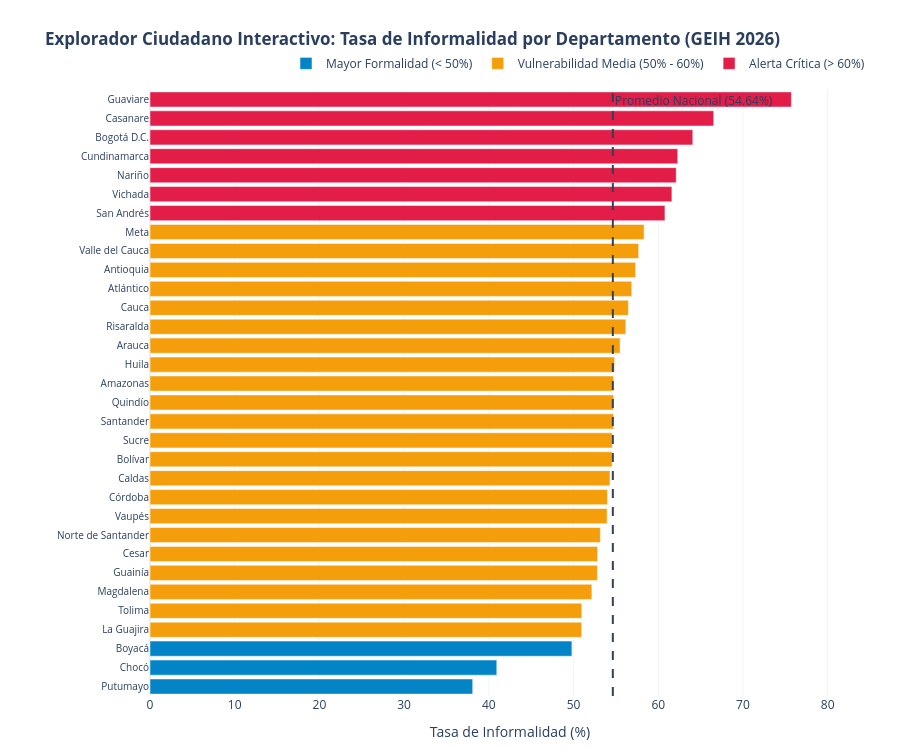

This figure's notebook cell:
### Markdown cell above
## 5. Visualización Interactiva con Plotly: Explorador Ciudadano Departamental

Para que la ciudadanía pueda consultar su propio territorio, construimos un componente interactivo que clasifica los departamentos según su nivel de vulnerabilidad:
- **Alerta Crítica (> 60%):** Zonas con emergencia social y laboral.
- **Vulnerabilidad Media (50% - 60%):** En el rango promedio del país.
- **Mayor Formalidad (< 50%):** Departamentos con mayor densidad de empresas constituidas.

### Code cell
# COMPONENTE INTERACTIVO PLOTLY: EXPLORADOR DE INFORMALIDAD POR DEPARTAMENTO

df_dep_clean = df_dep[df_dep["Nombre_Departamento"] != "Desconocido"].copy()
df_dep_clean = df_dep_clean.sort_values(by="Tasa_Informalidad", ascending=True)

def clasificar_alerta(tasa):
    if tasa >= 60.0:
        return "Alerta Crítica (> 60%)"
    elif tasa >= 50.0:
        return "Vulnerabilidad Media (50% - 60%)"
    else:
        return "Mayor Formalidad (< 50%)"

df_dep_clean["Nivel_Alerta"] = df_dep_clean["Tasa_Informalidad"].apply(clasificar_alerta)

color_discrete_map = {
    "Alerta Crítica (> 60%)": "#E11D48",
    "Vulnerabilidad Media (50% - 60%)": "#F59E0B",
    "Mayor Formalidad (< 50%)": "#0284C7"
}

fig_plotly = px.bar(
    df_dep_clean,
    x="Tasa_Informalidad",
    y="Nombre_Departamento",
    orientation="h",
    color="Nivel_Alerta",
    color_discrete_map=color_discrete_map,
    custom_data=["FEX_Ocupado", "FEX_Informal", "Nivel_Alerta"],
    labels={
        "Tasa_Informalidad": "Tasa de Informalidad Laboral (%)",
        "Nombre_Departamento": "Departamento",
        "Nivel_Alerta": "Nivel de Vulnerabilidad"
    },
    title="<b>Explorador Ciudadano Interactivo: Tasa de Informalidad por Departamento (GEIH 2026)</b>"
)

fig_plotly.update_traces(
    hovertemplate=(
        "<b>%{y}</b><br>"
        "Tasa de Informalidad: <b>%{x:.2f}%</b><br>"
        "Ocupados Totales: <b>%{customdata[0]:,.0f}</b> personas<br>"
        "Informales Estimados: <b>%{customdata[1]:,.0f}</b> personas<br>"
        "Categoría: <i>%{customdata[2]}</i>"
        "<extra></extra>"
    )
)

fig_plotly.add_vline(
    x=54.64,
    line_dash="dash",
    line_color="#334155",
    annotation_text="Promedio Nacional (54.64%)",
    annotation_position="top right"
)

fig_plotly.update_layout(
    template="plotly_white",
    height=750,
    xaxis=dict(range=[0, 85], title="Tasa de Informalidad (%)", gridcolor="#F1F5F9"),
    yaxis=dict(title="", tickfont=dict(size=10)),
    legend=dict(
        orientation="h",
        yanchor="bottom",
        y=1.02,
        xanchor="right",
        x=1,
        title=dict(text="")
    ),
    margin=dict(l=150, r=30, t=90, b=40)
)

fig_plotly.show()

### Figure 1 — Plotly figure (JSON) as saved in the notebook; plotly's stock layout.template omitted (floating-point values rounded to 4 significant figures)
{"data": [{"customdata": [[551200.0, 210000.0, "Mayor Formalidad (< 50%)"], [5321000.0, 2179000.0, "Mayor Formalidad (< 50%)"], [3830000.0, 1907000.0, "Mayor Formalidad (< 50%)"]], "hovertemplate": "<b>%{y}</b><br>Tasa de Informalidad: <b>%{x:.2f}%</b><br>Ocupados Totales: <b>%{customdata[0]:,.0f}</b> personas<br>Informales Estimados: <b>%{customdata[1]:,.0f}</b> personas<br>Categoría: <i>%{customdata[2]}</i><extra></extra>", "legendgroup": "Mayor Formalidad (< 50%)", "marker": {"color": "#0284C7", "pattern": {"shape": ""}}, "name": "Mayor Formalidad (< 50%)", "orientation": "h", "showlegend": true, "textposition": "auto", "type": "bar", "x": [38.1, 40.94, 49.81], "xaxis": "x", "y": ["Putumayo", "Chocó", "Boyacá"], "yaxis": "y"}, {"customdata": [[4612000.0, 2350000.0, "Vulnerabilidad Media (50% - 60%)"], [3575000.0, 1823000.0, "Vulnerabilidad Media (50% - 60%)"], [3761000.0, 1962000.0, "Vulnerabilidad Media (50% - 60%)"], [848700.0, 448300.0, "Vulnerabilidad Media (50% - 60%)"], [3097000.0, 1636000.0, "Vulnerabilidad Media (50% - 60%)"], [4582000.0, 2436000.0, "Vulnerabilidad Media (50% - 60%)"], [574600.0, 310100.0, "Vulnerabilidad Media (50% - 60%)"], [2897000.0, 1565000.0, "Vulnerabilidad Media (50% - 60%)"], [4211000.0, 2287000.0, "Vulnerabilidad Media (50% - 60%)"], [4886000.0, 2666000.0, "Vulnerabilidad Media (50% - 60%)"], [4103000.0, 2239000.0, "Vulnerabilidad Media (50% - 60%)"], [5331000.0, 2917000.0, "Vulnerabilidad Media (50% - 60%)"], [3048000.0, 1668000.0, "Vulnerabilidad Media (50% - 60%)"], [660800.0, 361700.0, "Vulnerabilidad Media (50% - 60%)"], [2874000.0, 1576000.0, "Vulnerabilidad Media (50% - 60%)"], [387800.0, 215300.0, "Vulnerabilidad Media (50% - 60%)"], [4292000.0, 2411000.0, "Vulnerabilidad Media (50% - 60%)"], [2601000.0, 1469000.0, "Vulnerabilidad Media (50% - 60%)"], [6615000.0, 3762000.0, "Vulnerabilidad Media (50% - 60%)"], [5531000.0, 3171000.0, "Vulnerabilidad Media (50% - 60%)"], [5426000.0, 3130000.0, "Vulnerabilidad Media (50% - 60%)"], [4006000.0, 2337000.0, "Vulnerabilidad Media (50% - 60%)"]], "hovertemplate": "<b>%{y}</b><br>Tasa de Informalidad: <b>%{x:.2f}%</b><br>Ocupados Totales: <b>%{customdata[0]:,.0f}</b> personas<br>Informales Estimados: <b>%{customdata[1]:,.0f}</b> personas<br>Categoría: <i>%{customdata[2]}</i><extra></extra>", "legendgroup": "Vulnerabilidad Media (50% - 60%)", "marker": {"color": "#F59E0B", "pattern": {"shape": ""}}, "name": "Vulnerabilidad Media (50% - 60%)", "orientation": "h", "showlegend": true, "textposition": "auto", "type": "bar", "x": [50.97, 50.98, 52.17, 52.82, 52.84, 53.17, 53.97, 54.01, 54.3, 54.56, 54.57, 54.72, 54.73, 54.73, 54.85, 55.5, 56.17, 56.48, 56.87, 57.33, 57.69, 58.33], "xaxis": "x", "y": ["La Guajira", "Tolima", "Magdalena", "Guainía", "Cesar", "Norte de Santander", "Vaupés", "Córdoba", "Caldas", "Bolívar", "Sucre", "Santander", "Quindío", "Amazonas", "Huila", "Arauca", "Risaralda", "Cauca", "Atlántico", "Antioquia", "Valle del Cauca", "Meta"], "yaxis": "y"}, {"customdata": [[1785000.0, 1085000.0, "Alerta Crítica (> 60%)"], [621000.0, 382600.0, "Alerta Crítica (> 60%)"], [3003000.0, 1866000.0, "Alerta Crítica (> 60%)"], [2133000.0, 1329000.0, "Alerta Crítica (> 60%)"], [3727000.0, 2388000.0, "Alerta Crítica (> 60%)"], [674400.0, 448800.0, "Alerta Crítica (> 60%)"], [587200.0, 444600.0, "Alerta Crítica (> 60%)"]], "hovertemplate": "<b>%{y}</b><br>Tasa de Informalidad: <b>%{x:.2f}%</b><br>Ocupados Totales: <b>%{customdata[0]:,.0f}</b> personas<br>Informales Estimados: <b>%{customdata[1]:,.0f}</b> personas<br>Categoría: <i>%{customdata[2]}</i><extra></extra>", "legendgroup": "Alerta Crítica (> 60%)", "marker": {"color": "#E11D48", "pattern": {"shape": ""}}, "name": "Alerta Crítica (> 60%)", "orientation": "h", "showlegend": true, "textposition": "auto", "type": "bar", "x": [60.79, 61.61, 62.13, 62.3, 64.08, 66.55, 75.71], "xaxis": "x", "y": ["San Andrés", "Vichada", "Nariño", "Cundinamarca", "Bogotá D.C.", "Casanare", "Guaviare"], "yaxis": "y"}], "layout": {"annotations": [{"showarrow": false, "text": "Promedio Nacional (54.64%)", "x": 54.64, "xanchor": "left", "xref": "x", "y": 1, "yanchor": "top", "yref": "y domain"}], "barmode": "relative", "height": 750, "legend": {"orientation": "h", "title": {"text": ""}, "tracegroupgap": 0, "x": 1, "xanchor": "right", "y": 1.02, "yanchor": "bottom"}, "margin": {"b": 40, "l": 150, "r": 30, "t": 90}, "shapes": [{"line": {"color": "#334155", "dash": "dash"}, "type": "line", "x0": 54.64, "x1": 54.64, "xref": "x", "y0": 0, "y1": 1, "yref": "y domain"}], "title": {"text": "<b>Explorador Ciudadano Interactivo: Tasa de Informalidad por Departamento (GEIH 2026)</b>"}, "xaxis": {"anchor": "y", "domain": [0.0, 1.0], "gridcolor": "#F1F5F9", "range": [0, 85], "title": {"text": "Tasa de Informalidad (%)"}}, "yaxis": {"anchor": "x", "domain": [0.0, 1.0], "tickfont": {"size": 10}, "title": {"text": ""}}}}
